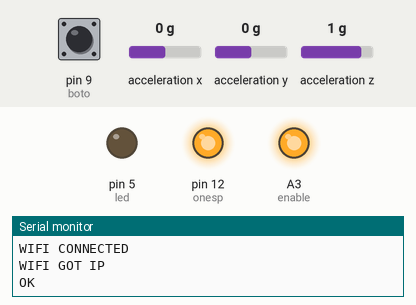
This sketch was run on a simulated Arduino Mega 2560, built with avr-gcc and run on an emulated ATmega2560. Shown: output pins drawn as LEDs (lit = HIGH), the last lines printed to the serial monitor. Wiring (inferred from the names in the program): ADXL345 accelerometer at I2C address 0x1D. Inputs (shaded band) come from the test bench; at power-on: pin 9 (boto) HIGH, acceleration x 0 g, acceleration y 0 g, acceleration z 1 g. The modem accepts every AT command (registered, SIM ready, sends succeed) and sends nothing else; pins used as bus, display or sensor lines are not drawn.

Above: at 3.2 s.
3.3 s: pin 9 (boto) pulled LOW for 0.15 s
At 3.8 s:
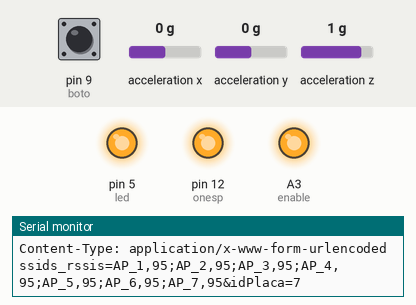
9.1 s: pin 9 (boto) pulled LOW for 1 s
At 11.7 s:
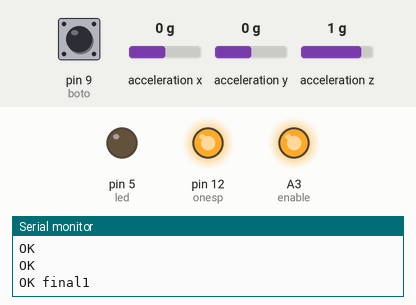
12.0 s: pin 9 (boto) pulled LOW for 3.2 s
At 12.8 s:
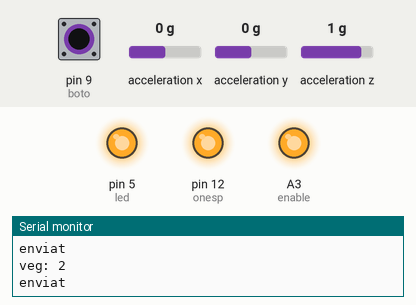
17.1 s: pin 9 (boto) driven LOW
At 18.0 s:
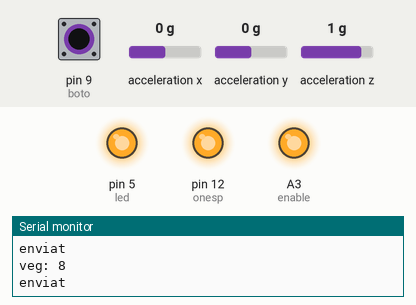
Timing chart, 0 to 20.1 s (numbered marks = the images above; inputs shaded):
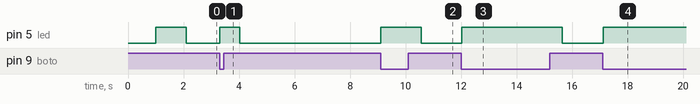

Measured:
- after the input at 3.3 s, pin 5 (led): LOW → HIGH at once, → LOW 0.72 s later
- after the input at 9.1 s, pin 5 (led): LOW → HIGH at once, → LOW 1.4 s later
- after the input at 12.0 s, pin 5 (led): LOW → HIGH at once, → LOW 3.6 s later
- after the input at 17.1 s, pin 5 (led): LOW → HIGH at once

The sketch:

escaneig_ADXL_ESP01.ino
```cpp
//SDA->PD1  2
//SCL->PD0  3
# include <stdio.h>
# include <string.h>
# include <stdbool.h>
# include <avr/io.h>
# include <util/delay.h>
#include <Wire.h>

#include "tmr0.h"
# include "spliter.h"
#include "FSM_Posicio.h"
#include <avr/interrupt.h>
//Mostreig
#define valortimer 155
#define G2ADXL(X) (int)(X/0.0078)
#define TIME_OUT 200
#define TIME_OUT_2 20
#define MIDA 11
// ESP_01
typedef enum{s0,s1,s2,s3,s4,s5} state_t;
int statee=1;
bool lectura=false;
int nombre_pulsacions=0;
//dades wifi and server

String uri="/api/test";
String ssid="AndroidAP5CF2";
String password="cptk0416";
String ip="192.168.43.50";
String port="8000";
String host=ip+":"+port;
state_t state=s0;
//Mostreig
static int values_range[]={0,12,25,38,51,64,76,91,102,115,128};
static int x_range[]={0,0,0,0,0,0,0,0,0,0,0};
static int y_range[]={0,0,0,0,0,0,0,0,0,0,0};
static int z_range[]={0,0,0,0,0,0,0,0,0,0,0};
static volatile bool flag_lectura=false;

//Direccion del dispositivo
const int DEVICE_ADDRESS = (0x1D);

byte _buff[6];

//Direcciones de los registros del ADXL345
char POWER_CTL = 0x2D;
char DATA_FORMAT = 0x31;
char DATAX0 = 0x32;   //X-Axis Data 0
char DATAX1 = 0x33;   //X-Axis Data 1
char DATAY0 = 0x34;   //Y-Axis Data 0
char DATAY1 = 0x35;   //Y-Axis Data 1
char DATAZ0 = 0x36;   //Z-Axis Data 0
char DATAZ1 = 0x37;   //Z-Axis Data 1
//Placa
int led=5;
int enable=A3;
int boto=9;
int onesp=12;
int en_esp=20;
int rst_esp=13;
int gpio0=8;
int gpio2=10;
//MODUL ESP_01
static void check(void){
  uint8_t c;
  uint8_t count=0;
  bool flag=true;
  while(flag){

     if (Serial1.available()) {
        c= Serial1.read();
        Serial.print((char)c);
        switch(count){
          case 0:
             if(c=='O'){
                count=1;
             }
          case 1:
             if (c=='K'){
                flag = false;
             }
             count =0;
        }
     }
  }
}

void setupESP(void)
{

      delay(1000);
      Serial1.write("AT+CWMODE=1\r\n");//mode client
      check();
      Serial1.print("AT+CWJAP=\""+ssid+"\",\""+password+"\"\r\n");//connectar a una wifi.
      check();
      //Serial1.print("AT+CIPSTART=\"TCP\",\""+ip+"\","+port+"\r\n");//ESTABLIR UNA CONEXIO TCP AMB SERVER.
      //check();
}

void send_string(String missatge){
  char command[100]="AT+CIPSEND=";
  char stringLen[20];
  int len;

  Serial.println(missatge);
  String proba="POST "+ uri +" HTTP/1.0\r\nHost:"+ host +"\r\nAccept: */*\r\nContent-Length: " + (String)missatge.length() +"\r\n"+"Content-Type: application/x-www-form-urlencoded\r\n\r\n"+missatge;
  Serial.println(proba);
  len = (int) proba.length();
  Serial.println(len);
  sprintf(stringLen,"%i",len);
  strcat(command,stringLen);
  strcat(command,"\r\n");
  Serial1.print("AT+CIPSTART=\"TCP\",\""+ip+"\","+port+"\r\n");//ESTABLIR UNA CONEXIO TCP AMB SERVER.
  check();
  Serial1.print(command);
  check();
  Serial1.print(proba);
  check();
  Serial1.print("AT+CIPCLOSE\r\n");
}

string_t split2(char linia[]){
  string_t wifi;
  int pos=0;
  int semaph=0;
  int pos_nom=0;
  int pos_pot=0;
  while(linia[pos]!='\n'){
    switch(semaph){
      case 0:
        if(linia[pos]==','){
          semaph=1;
        }
        break;
      case 1:

        if(linia[pos]!=','){

          wifi.nom[pos_nom]=linia[pos];
          pos_nom++;
        }
        else{
          semaph=2;
        }
        break;
      case 2:

        if(linia[pos]!=','){
          wifi.potencia[pos_pot]=linia[pos];
          pos_pot++;
        }
        else{
          semaph=3;
        }
        delay(1);
        break;
      case 3:
        break;
    }
    pos++;

  }
  return wifi;
}

bool check_ok(char caracter, bool flag_final)
{
  flag_final=false;
    if (state==s0&&caracter=='\n'){
      state=s1;
    }
    else if(state==s1)
    {
      if(caracter=='\r')
      {
        state=s2;
      }
      else
      {
        state=s0;
      }
    }
    else if(state==s2)
    {
      if(caracter=='\n')
      {
        state=s3;
      }
      else
      {
        state=s0;
      }
    }
    else if(state==s3)
    {
      if(caracter=='O')
      {
        state=s4;
      }
      else
      {
        state=s0;
      }
    }
    else if(state==s4)
    {
      flag_final=true;
      state=s0;
    }
  return flag_final;
}

void lectura_wifi()
{
  if (!digitalRead(boto)){
    delay(500);
    Serial.println(F("encendre led"));
    digitalWrite(led,true);
    Serial1.write("AT+CWLAP\r\n");
    lectura=false;
  }
  else{
    digitalWrite(led,false);
  }

}

void buida_cadena(char s[])
  {
    for (int i=0; s[i]!='\0';i++)
    {
      s[i]='\0';
    }
    return;
  }

void lectura_wifi_simple(){

  Serial1.write("AT+CWLAP\r\n");
  Serial.println(F("enviat"));
}


void scaneig_potencies(char recep_potencies[],char wifi1[],char wifi2[],char wifi3[],char wifi4[],char wifi5[],char wifi6[],char wifi7[],int potencies_totals[]){
    int suma_potencies=0;
    int Potencia_final=0;
    int potencia1=0;
    int potencia2=0;
    int potencia3=0;
    int potencia4=0;
    int potencia5=0;
    int potencia6=0;
    int potencia7=0;
    int contador1=0;
    int contador2=0;
    int contador3=0;
    int contador4=0;
    int contador5=0;
    int contador6=0;
    int contador7=0;
    int vegades=0;
    bool flag_final=false;
    int temps=50;

    while(vegades<10){
      vegades++;
      Serial.print(F("veg: "));
      Serial.println(vegades);
      lectura_wifi_simple();
      int posicio=0;

       while(!flag_final){

        if(Serial1.available()){

          char caracter_actual=Serial1.read();
          flag_final=check_ok(caracter_actual,flag_final);
           if (caracter_actual>=40 && caracter_actual<=122){
            if(caracter_actual=='+'){
              string_t data = split2(recep_potencies);
              buida_cadena(recep_potencies);
              delay(1);
              posicio=0;
              if(data.nom[0]==wifi1[0] && data.nom[1]==wifi1[1] && data.nom[2]==wifi1[2]){
                int Potencia_total= ((int)data.potencia[1]-48)*10+((int)data.potencia[2]-48);
                if(data.nom[0]==wifi1[0] && data.nom[1]==wifi1[1] && data.nom[2]==wifi1[2] && data.nom[3]==wifi1[3] && data.nom[4]==wifi1[4]&& data.nom[5]==wifi1[5]){
                    Serial.println(Potencia_total);
                    Serial.println(potencia1);
                    potencia1=potencia1+Potencia_total;
                    Serial.print("pot1: ");
                    Serial.println(potencia1);
                    contador1++;

                }
                else if(data.nom[0]==wifi2[0] && data.nom[1]==wifi2[1] && data.nom[2]==wifi2[2] && data.nom[3]==wifi2[3] && data.nom[4]==wifi2[4]&& data.nom[5]==wifi2[5]){
                    Serial.println(Potencia_total);
                    Serial.println(potencia2);
                    potencia2=potencia2+Potencia_total;
                    Serial.print("pot2: ");
                    Serial.println(potencia2);
                    contador2++;
                }
                else if(data.nom[0]==wifi3[0] && data.nom[1]==wifi3[1] && data.nom[2]==wifi3[2] && data.nom[3]==wifi3[3] && data.nom[4]==wifi3[4]&& data.nom[5]==wifi3[5]){
                    Serial.println(Potencia_total);
                    Serial.println(potencia3);
                    //delay(temps);
                    potencia3=potencia3+Potencia_total;
                    Serial.print("pot3: ");
                    Serial.println(potencia3);
                    contador3++;
                }
                else if(data.nom[0]==wifi4[0] && data.nom[1]==wifi4[1] && data.nom[2]==wifi4[2] && data.nom[3]==wifi4[3] && data.nom[4]==wifi4[4]&& data.nom[5]==wifi4[5]){
                    Serial.println(Potencia_total);
                    Serial.println(potencia4);
                    potencia4=potencia4+Potencia_total;
                    Serial.print("pot4: ");
                    Serial.println(potencia4);
                    contador4++;
                }
                else if(data.nom[0]==wifi5[0] && data.nom[1]==wifi5[1] && data.nom[2]==wifi5[2] && data.nom[3]==wifi5[3] && data.nom[4]==wifi5[4]&& data.nom[5]==wifi5[5]){
                    Serial.println(Potencia_total);
                    Serial.println(potencia5);
                    potencia5=potencia5+Potencia_total;
                    Serial.print("pot5: ");
                    Serial.println(potencia5);
                    contador5++;
                }
                else if(data.nom[0]==wifi6[0] && data.nom[1]==wifi6[1] && data.nom[2]==wifi6[2] && data.nom[3]==wifi6[3] && data.nom[4]==wifi6[4]&& data.nom[5]==wifi6[5]){
                    Serial.println(Potencia_total);
                    Serial.println(potencia6);
                    potencia6=potencia6+Potencia_total;
                    Serial.print("pot6: ");
                    Serial.println(potencia6);
                    contador6++;
                }
                else if(data.nom[0]==wifi7[0] && data.nom[1]==wifi7[1] && data.nom[2]==wifi7[2] && data.nom[3]==wifi7[3] && data.nom[4]==wifi7[4]&& data.nom[5]==wifi7[5]){
                    Serial.println(Potencia_total);
                    Serial.println(potencia7);
                    potencia7=potencia7+Potencia_total;
                    Serial.print("pot7: ");
                    Serial.println(potencia7);
                    contador7++;
                }
              }
            }
        else{
        posicio++;
        recep_potencies[posicio]=caracter_actual;
        }
      }
    }
  }

  flag_final=false;
}
potencia1=potencia1/contador1;
potencia2=potencia2/contador2;
potencia3=potencia3/contador3;
potencia4=potencia4/contador4;
potencia5=potencia5/contador5;
potencia6=potencia6/contador6;
potencia7=potencia7/contador7;
if (potencia1==-1){
  potencia1=95;
}
if(potencia2==-1){
  potencia2=95;
}
if(potencia3==-1){
  potencia3=95;
}
if(potencia4==-1){
  potencia4=95;
}
if(potencia5==-1){
  potencia5=95;
}
if(potencia6==-1){
  potencia6=95;
}
if(potencia7==-1){
  potencia7=95;
}

potencies_totals[0]=potencia1;
potencies_totals[1]=potencia2;
potencies_totals[2]=potencia3;
potencies_totals[3]=potencia4;
potencies_totals[4]=potencia5;
potencies_totals[5]=potencia6;
potencies_totals[6]=potencia7;
}
//MODUL FSM MOSTREIG
bool first_threshold(const int x, const int y, const int z){

    if ((x>=91) && (y>=91)){
        return true;
    }
    else if((x>=91) && (z>=91)){
        return true;
    }
    else if((y>=91) && (z>=91)){
        return true;
    }
    else{
        return false;
    }
}

static uint8_t maxim (const int *llista){
      uint8_t maxValue=0;
      uint8_t posicio;

      for (uint8_t i=0; i<MIDA;i++){
        if(llista[i]>= maxValue){
            maxValue=llista[i];
            posicio=i;
        }
      }
      return posicio;
}
void tipus_caiguda(int caiguda,char *recep_potencies,char *wifi1,char *wifi2,char *wifi3,char *wifi4,char *wifi5, char *wifi6, char *wifi7,int *potencies_totals){
  switch(caiguda){
    case 0:
      Serial.println(F("retorn 0"));
      break;
    case 1:
      Serial.println(F("!!!!!!!! DANGER : CAIGUDA DETECTADA !!!!!!!!"));
      ALARMA(recep_potencies,wifi1,wifi2,wifi3,wifi4,wifi5,wifi6,wifi7,potencies_totals);
      digitalWrite(led,true);
      break;
    case 2:
      Serial.println(F("!!!!!!!! DANGER : CAIGUDA DETECTADA !!!!!!!!"));
      ALARMA(recep_potencies,wifi1,wifi2,wifi3,wifi4,wifi5,wifi6,wifi7,potencies_totals);
      digitalWrite(led,true);
      break;
    case 3:
      Serial.println(F("!!!!!!!! POSSIBLE CAIGUDA VERTICAL DETECTADA !!!!!!!!"));
      ALARMA(recep_potencies,wifi1,wifi2,wifi3,wifi4,wifi5,wifi6,wifi7,potencies_totals);
      digitalWrite(led,true);
      break;
    case 4:
      Serial.println(F("******** ALERT : POSSIBLE CAIGUDA DETECTADA ********"));
      ALARMA(recep_potencies,wifi1,wifi2,wifi3,wifi4,wifi5,wifi6,wifi7,potencies_totals);
      digitalWrite(led,true);
      break;
    case 5:
      Serial.println(F("######## CHECK : SITUACIO EXTRANYA ########"));
      ALARMA(recep_potencies,wifi1,wifi2,wifi3,wifi4,wifi5,wifi6,wifi7,potencies_totals);
      digitalWrite(led,true);
      break;
  }
}
void check_zone_threshold(char *recep_potencies,char *wifi1,char *wifi2,char *wifi3,char *wifi4,char *wifi5, char *wifi6, char *wifi7,int *potencies_totals){

    uint8_t pos_x;
    uint8_t pos_y;
    uint8_t pos_z;
    int caiguda=0;
    pos_x = maxim(x_range);
    pos_y = maxim(y_range);
    pos_z = maxim(z_range);
    Serial.print(F("x: "));
    Serial.print(values_range[pos_x]);
    Serial.print(F("y: "));
    Serial.print(values_range[pos_y]);
    Serial.print(F("z: "));
    Serial.print(values_range[pos_z]);
    if((values_range[pos_x]>=91 && values_range[pos_y]>=91)){
        Serial.println(F("x i y superat"));
        caiguda=send_event(Threshold);
        Serial.print(F("caiguda: "));
        Serial.println(caiguda);
    }
    else if (values_range[pos_x]>=91 && values_range[pos_z]>=91){
        Serial.println(F("x i z superat"));
        caiguda=send_event(Threshold);
        Serial.print(F("caiguda: "));
        Serial.println(caiguda);
    }
    else if (values_range[pos_y]>=91 && values_range[pos_z]>=91){
        Serial.println(F("y i z superat"));
        caiguda=send_event(Threshold);
        Serial.print(F("caiguda: "));
        Serial.println(caiguda);
    }

    tipus_caiguda(caiguda,recep_potencies,wifi1,wifi2,wifi3,wifi4,wifi5,wifi6,wifi7,potencies_totals);
}

void classificar_rangX(const int x){

    if (x>=128){
        x_range[10]=x_range[10]+1;
    }
    else if (x>=115){
        x_range[9]=x_range[9]+1;
    }
    else if (x>=102){
        x_range[8]=x_range[8]+1;
    }
    else if (x>=91){
        x_range[7]=x_range[7]+1;
    }
    else if (x>=76){
        x_range[6]=x_range[6]+1;
    }
    else if (x>=64){
        x_range[5]=x_range[5]+1;
    }
    else if (x>=51){
        x_range[4]=x_range[4]+1;
    }
    else if (x>=38){
        x_range[3]=x_range[3]+1;
    }
    else if (x>=25){
        x_range[2]=x_range[2]+1;
    }
    else if (x>=12){
        x_range[1]=x_range[1]+1;
    }
   else if (x>=0){
        x_range[0]=x_range[0]+1;
    }
}
void classificar_rangY(const int y){

    if (y>=128){
        y_range[10]=y_range[10]+1;
    }
    else if (y>=115){
        y_range[9]=y_range[9]+1;
    }
    else if (y>=102){
        y_range[8]=y_range[8]+1;
    }
    else if (y>=91){
        y_range[7]=y_range[7]+1;
    }
    else if (y>=76){
        y_range[6]=y_range[6]+1;
    }
    else if (y>=64){
        y_range[5]=y_range[5]+1;
    }
    else if (y>=51){
        y_range[4]=y_range[4]+1;
    }
    else if (y>=38){
        y_range[3]=y_range[3]+1;
    }
    else if (y>=25){
        y_range[2]=y_range[2]+1;
    }
    else if (y>=12){
        y_range[1]=y_range[1]+1;
    }
   else if (y>=0){
        y_range[0]=y_range[0]+1;
    }
}

void classificar_rangZ(const int z){

    if (z>=128){
        z_range[10]=z_range[10]+1;
    }
    else if (z>=115){
        z_range[9]=z_range[9]+1;
    }
    else if (z>=102){
        z_range[8]=z_range[8]+1;
    }
    else if (z>=91){
        z_range[7]=z_range[7]+1;
    }
    else if (z>=76){
        z_range[6]=z_range[6]+1;
    }
    else if (z>=64){
        z_range[5]=z_range[5]+1;
    }
    else if (z>=51){
        z_range[4]=z_range[4]+1;
    }
    else if (z>=38){
        z_range[3]=z_range[3]+1;
    }
    else if (z>=25){
        z_range[2]=z_range[2]+1;
    }
    else if (z>=12){
        z_range[1]=z_range[1]+1;
    }
   else if (z>=0){
        z_range[0]=z_range[0]+1;
    }
}

void reset_buffer_2(){
    for(int i=0;i<MIDA;i++)
    {
      x_range[i]=0;
      y_range[i]=0;
      z_range[i]=0;
    }


}
void ALARMA(char *recep_potencies,char *wifi1,char *wifi2,char *wifi3,char *wifi4,char *wifi5, char *wifi6, char *wifi7,int *potencies_totals){

  Serial.println(F("aqui"));
  scaneig_potencies(recep_potencies,wifi1,wifi2,wifi3,wifi4,wifi5,wifi6,wifi7,potencies_totals);
  Serial.println(F("Potencies per ordre: "));
  Serial.println(potencies_totals[0]);
  Serial.println(potencies_totals[1]);
  Serial.println(potencies_totals[2]);
  Serial.println(potencies_totals[3]);
  Serial.println(potencies_totals[4]);
  Serial.println(potencies_totals[5]);
  Serial.println(potencies_totals[6]);
  String AP="";


  for (int i=0;i<7;i++)
    {
      if (i==6)
      {
        String c=("AP_"+(String)(i+1)+","+(String)potencies_totals[i]);
        AP=AP+c;
        //Serial.print(i);
        //Serial.print(c);

        break;
      }
      else
      {
        String c=("AP_"+(String)(i+1)+","+(String)potencies_totals[i]+";");
        AP=AP+c;

        //Serial.print(i);
        //Serial.print(c);
      }
    }

  //Serial.println(AP);

  delay(200);

  delay(200);
  //Serial.println(missatge_complet);

  send_string("ssids_rssis="+AP+"&idPlaca=7");
  Serial.println(F(" final1"));
  delay(100);

}
void run_FSM(){
    static int state=1;
    static int x,y,z;
    static uint8_t finestra=0;
    char recep_potencies[80]{};
    char wifi1[]="POS001";
    char wifi2[]="POS002";
    char wifi3[]="POS003";
    char wifi4[]="POS004";
    char wifi5[]="POS005";
    char wifi6[]="POS006";
    char wifi7[]="POS007";
    int potencies_totals[7]{};

    while(true){

        lectura=true;
        lectura_wifi();
        if(lectura==false){
          ALARMA(recep_potencies,wifi1,wifi2,wifi3,wifi4,wifi5,wifi6,wifi7,potencies_totals);
        }
        while(!read_adxl(&x,&y,&z)); // espera nova dades segons la frequencia de mostreig
        //Serial.println("llegit");
        //Serial.print("x: ");
        //Serial.print( x );
        //Serial.print(" y: ");
        //Serial.print( y );
        //Serial.print(" z: ");
        //Serial.println( z );
        classificar_rangX(abs(x));   // modificar llista x_range, es a dir, modificar la llista de contadors
        classificar_rangY(abs(y));
        classificar_rangZ(abs(z));

        if (state==1){

            if (finestra==TIME_OUT){
                setBuffers(x_range,y_range,z_range); // FSM POSICIO
                reset_buffer_2();
                finestra=0;
                Serial.println(F("time_out"));
                send_event(Time_out); // FSM POSICIO
            }
            else if (first_threshold(abs(x),abs(y),abs(z))){
                state=2;
                reset_buffer_2();
                finestra=0;
            }

        }
        else{
            if (finestra==TIME_OUT_2){
                state=1;
                Serial.println(F("check_zone"));
                check_zone_threshold(recep_potencies,wifi1,wifi2,wifi3,wifi4,wifi5,wifi6,wifi7,potencies_totals);
                reset_buffer_2();
                finestra=0;
            }
        }
        finestra=finestra+1;
    }
}
//Funcion auxiliar de escritura
void writeTo(int device, byte address, byte val) {
  Wire.beginTransmission(device);
  Wire.write(address);
  Wire.write(val);
  Wire.endTransmission();
}

//Funcion auxiliar de lectura
void readFrom(int device, byte address, int num, byte _buff[]) {
  Wire.beginTransmission(device);
  Wire.write(address);
  Wire.endTransmission();

  Wire.beginTransmission(device);
  Wire.requestFrom(device, num);

  int i = 0;
  while(Wire.available())
  {
    _buff[i] = Wire.read();
    i++;
  }
  Wire.endTransmission();
}
bool read_adxl(int *x, int *y, int *z){

    if (flag_lectura==true){
        flag_lectura=false;
        readAccel(x,y,z);         // llegir valors de laccelarometre x,y,z
        return true;
    }
    return false;
}
void readAccel(int *x, int *y, int *z) {
  //Leer los datos
  uint8_t numBytesToRead = 6;
  readFrom(DEVICE_ADDRESS, DATAX0, numBytesToRead, _buff);

  //Leer los valores del registro y convertir a int (Cada eje tiene 10 bits, en 2 Bytes LSB)
  *x = (((int)_buff[1]) << 8) | _buff[0];
  *y = (((int)_buff[3]) << 8) | _buff[2];
  *z = (((int)_buff[5]) << 8) | _buff[4];
  //Serial.print("x: ");
  //Serial.print( x );
  //Serial.print(" y: ");
  //Serial.print( y );
  //Serial.print(" z: ");
  //Serial.println( z );
}
void setup() {
  // put your setup code here, to run once:
  pinMode(boto,INPUT);
  pinMode(led,OUTPUT);
  pinMode(enable,OUTPUT);
  pinMode(onesp,OUTPUT);
  pinMode(en_esp,OUTPUT);
  pinMode(rst_esp,OUTPUT);
  pinMode(gpio0,INPUT);
  pinMode(gpio2,INPUT);
  digitalWrite(led,false);
  //senyals necessaries per la activació de la placa, alimentacio de placa i de esp
  digitalWrite(enable,true);
  digitalWrite(onesp,true);
  digitalWrite(en_esp,true);
  digitalWrite(rst_esp,true);
  //baudrates config
  Serial.begin(9600);
  delay(500);
  Serial1.begin(9600);
  delay(500);
  digitalWrite(led,true);
  setupESP();

  Wire.begin();
  writeTo(DEVICE_ADDRESS, DATA_FORMAT, 0x01); //Poner ADXL345 en +- 4G
  writeTo(DEVICE_ADDRESS, POWER_CTL, 0x08);  //Poner el ADXL345
  setup_tmr0(valortimer,1024);
  posicio_init();
  sei();
  digitalWrite(led,false);
}

void loop() {
  // put your main code here, to run repeatedly:
  run_FSM();


}

ISR(TIMER0_COMPA_vect){   // frequencia de 100 Hz

  flag_lectura=true;

}
```

Source omitted: FSM_Posicio.cpp (3994 bytes), FSM_Posicio.h (216 bytes), spliter.h (364 bytes), tmr0.cpp (517 bytes), tmr0.h (156 bytes)
